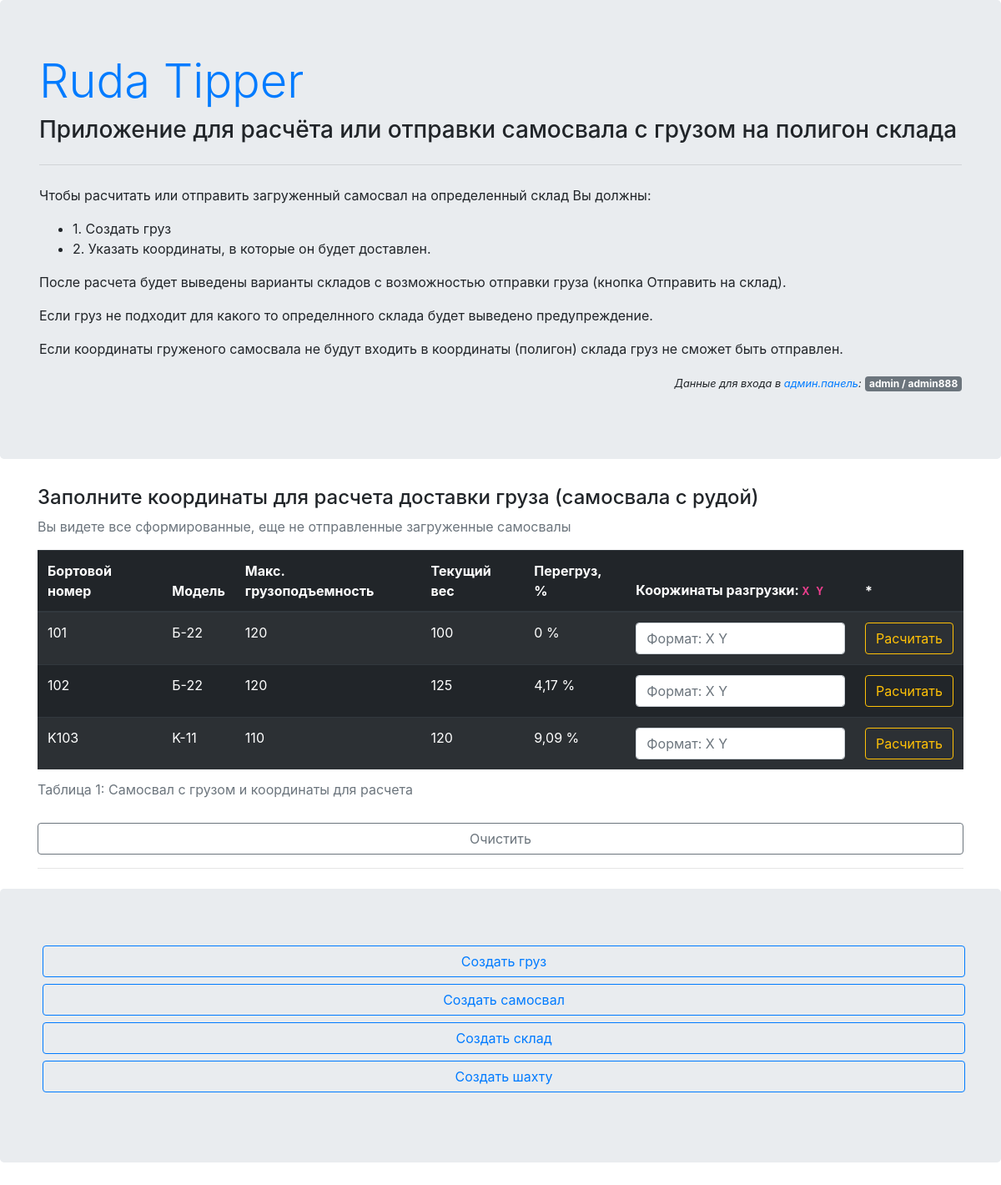
Before: / with the older database file.
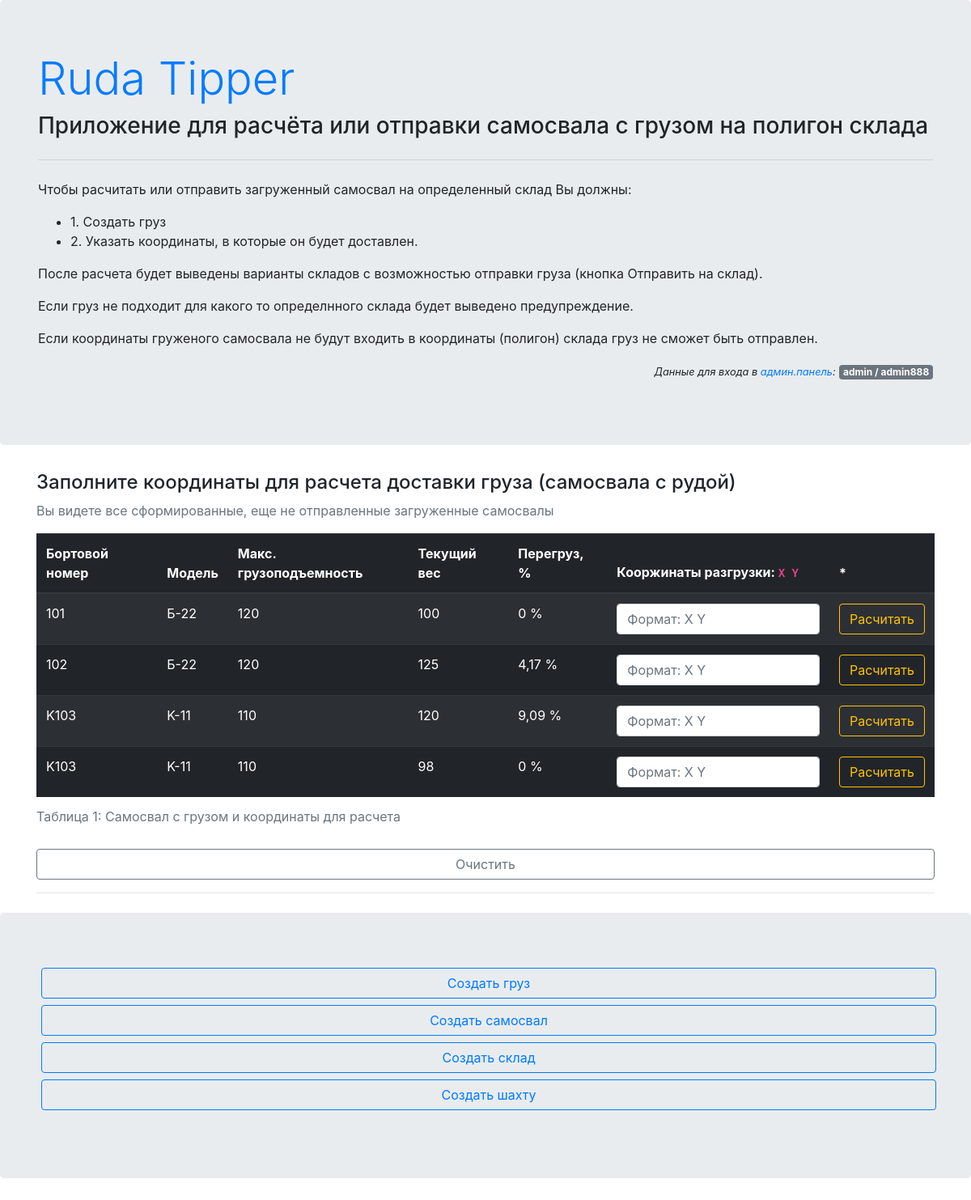
After: the same page with the newer database file.
### mine/models/cargo.py (models this page shows, shortened)
class Cargo(BaseOre):
    class Meta:
        verbose_name = 'Груз'
        verbose_name_plural = 'Грузы'
    mine = models.ForeignKey(Mine, verbose_name='Карьер/шахата', on_delete=models.CASCADE)
    tipper = models.ForeignKey(Tipper, verbose_name='Самосвал', on_delete=models.CASCADE, blank=True, null=True)
    created = models.DateTimeField(verbose_name='Создан', auto_now_add=True)
    def __str__(self):
        return '{}. {}'.format(self.pk, self.mine)
    @property
    def overload(self) -> float:
        if (self.tipper and self.tipper.tmodel) and (self.tipper.tmodel.max_mass - self.mass <= 0):
            diff = abs(self.tipper.tmodel.max_mass - self.mass)
            return round(diff * 100 / self.tipper.tmodel.max_mass, 2)
        return 0
    @property
    def max_mass(self) -> int:
        if self.tipper and self.tipper.tmodel:
            return self.tipper.tmodel.max_mass
        return 0

### tipper/models/tipper.py (models this page shows)
class Tipper(models.Model):
    class Meta:
        verbose_name = 'Самосвал'
        verbose_name_plural = 'Самосвалы'
        unique_together = ('number', 'tmodel')
    number = models.CharField(verbose_name='Бортовой номер', max_length=8, default='101')
    tmodel = models.ForeignKey(TModel, verbose_name='Модель', on_delete=models.CASCADE)
    def __str__(self):
        return "{}. {}".format(self.number, self.tmodel)

### tipper/models/tmodel.py (models this page shows)
class TModel(models.Model):
    class Meta:
        verbose_name = 'Модель самосвала'
        verbose_name_plural = 'Модели самосвалов'
        unique_together = ('title', 'code', 'max_mass')
    title = models.CharField(verbose_name='Наименование', max_length=256, default='БЕЛАЗ')
    code = models.CharField(verbose_name='Модель (код)', max_length=256, default='Б-22')
    max_mass = models.PositiveSmallIntegerField(verbose_name='Макс. грузоподъемность (т.руды)', default=100)
    def __str__(self):
        return '{}: {}'.format(self.title, self.code)

### mine/views.py (the view)
# urls.py: path('', views.index, name='index'),
def index(request):
    return render(request, 'cargo/index.html', {
        'cargos': Cargo.objects.all(),
        'mines': Mine.objects.all(),
        'tippers': Tipper.objects.all(),
        'stores': Store.objects.all(),
        'histories': History.objects.all()
    })

### mine/models/mine.py (called while the page is built)
    def __str__(self):
        return self.title

### store/models/history.py (called while the page is built)
    def __str__(self):
        return '{} {} {}'.format(self.store, self.cargo, self.created)

### store/models/store.py (called while the page is built)
    def __str__(self):
        return self.title

### mine/templates/cargo/index.html (shortened to what this page needs)
{% extends "cargo/base.html" %}
{% block main %}
    <div class="jumbotron">
        <section class="container">
            <h1 class="display-4"><a href="/">Ruda Tipper</a></h1>
            <h3>Приложение для расчёта или отправки самосвала с грузом на полигон склада </h3>
            <hr class="my-4">
            <p>Чтобы расчитать или отправить загруженный самосвал на определенный склад Вы должны:</p>
            <ul>
                <li>1. Создать груз</li>
                <li>2. Указать координаты, в которые он будет доставлен.</li>
            </ul>
            <p>После расчета будет выведены варианты складов с возможностью отправки груза (кнопка Отправить на склад).</p>
            <p> Если груз не подходит для какого то определнного склада будет выведено предупреждение.</p>
            <p>Если координаты груженого самосвала не будут входить в координаты (полигон) склада груз не сможет быть отправлен.</p>
            <p class="text-right">
                <i class="small">Данные для входа в <a href="/admin" target="_blank">админ.панель</a>:</i>
                <span class="badge badge-secondary">admin / admin888</span>
            </p>
        </section>
    </div>
    <section class="container mb-4 mt-4">
        <h4>Заполните координаты для расчета доставки груза (самосвала с рудой)</h4>
        <p class="text-muted">Вы видете все сформированные, еще не отправленные загруженные самосвалы</p>
            <table class="table table-striped table-hover table-dark">
            <caption>Таблица 1: Самосвал с грузом и координаты для расчета</caption>
            <thead>
                <tr>
                <th scope="col">Бортовой номер</th>
                <th scope="col">Модель</th>
                <th scope="col">Макс. грузоподъемность</th>
                <th scope="col">Текущий вес</th>
                <th scope="col">Перегруз, %</th>
                <th scope="col">Кооржинаты разгрузки: <code>X Y</code></th>
                <th scope="col">*</th>
              </tr>
            </thead>
            <tbody>
                {% if cargos %}
                    {% for cargo in cargos %}
                    <form action="{% url 'cargo:calc' cargo.id %}" method="post">
                        <tr>
                            <td>{{ cargo.tipper.number }}</td>
                            <td>{{ cargo.tipper.tmodel.code }}</td>
                            <td>{{ cargo.max_mass }}</td>
                            <td>{{ cargo.mass }}</td>
                            <td>{{ cargo.overload }} %</td>
                            <td><input class="form-control" name="coordinates" placeholder="Формат: X Y"
                                       pattern="[0-9]+\s[0-9]+" required value="{{ coordinates }}">
                            </td>
                            <td><button type="submit" class="btn btn-outline-warning">Расчитать</button></td>
                        </tr>
                    </form>
                    {% endfor %}
                {% endif %}
            </tbody>
        </table>
        <a class="btn btn-block btn-outline-secondary" href="." role="button">Очистить</a>
        <hr>
    </section>
    <section class="jumbotron">
        <p class="container text-center">
            <a class="col m-1 btn btn-outline-primary" href="/admin/mine/cargo/" target="_blank" role="button">Создать груз</a>
            <a class="col m-1 btn btn-outline-primary" href="/admin/tipper/tipper" role="button" target="_blank">Создать самосвал</a>
            <a class="col m-1 btn btn-outline-primary" href="/admin/store/store/" role="button" target="_blank">Создать склад</a>
            <a class="col m-1 btn btn-outline-primary" href="/admin/mine/mine/" role="button" target="_blank">Создать шахту</a>
        </p>
    </section>
{% endblock %}

### mine/templates/cargo/base.html (shortened to what this page needs)
<!DOCTYPE html>
<html lang="en">
<head>
    <link rel="stylesheet" href="https://maxcdn.bootstrapcdn.com/bootstrap/4.0.0/css/bootstrap.min.css">
</head>
<body>
    {% block main %} {% endblock %}
</body>
</html>

Changed rows visible on the page:
added Cargo: tipper.number "K103", tipper.tmodel.code "K-11", max_mass "110", mass "98", overload "0"
